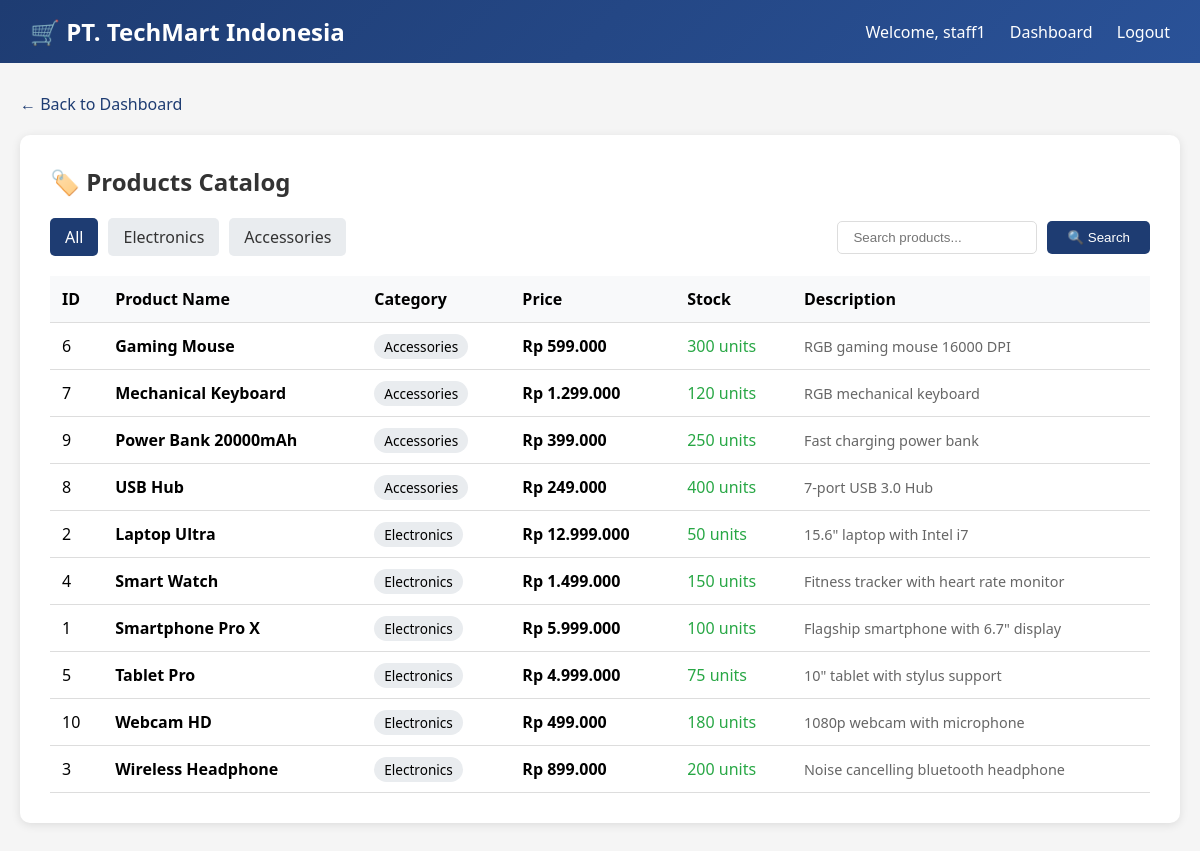
The page /products.php (signed in) on the database its author committed.
### tables this page shows
CREATE TABLE IF NOT EXISTS products (
    id INT AUTO_INCREMENT PRIMARY KEY,
    name VARCHAR(100) NOT NULL,
    description TEXT,
    price DECIMAL(12,2),
    stock INT DEFAULT 0,
    category VARCHAR(50),
    created_at TIMESTAMP DEFAULT CURRENT_TIMESTAMP
);

### www/products.php (the view, shortened to what this page needs)
<?php
function getDbConnection() {
    $host = getenv('MYSQL_HOST') ?: 'victim-db';
    $user = getenv('MYSQL_USER') ?: 'techmart_user';
    $pass = getenv('MYSQL_PASSWORD') ?: 'password123';
    $db = getenv('MYSQL_DATABASE') ?: 'techmart_db';
    $conn = @new mysqli($host, $user, $pass, $db);
    return $conn;
}
$conn = getDbConnection();
$products = [];
$category = isset($_GET['category']) ? $_GET['category'] : '';
$search = isset($_GET['search']) ? $_GET['search'] : '';
if ($conn) {
    if ($search) {
        $query = "SELECT * FROM products WHERE name LIKE '%$search%' OR description LIKE '%$search%' ORDER BY name";
    } elseif ($category) {
        $query = "SELECT * FROM products WHERE category = '$category' ORDER BY name";
    } else {
        $query = "SELECT * FROM products ORDER BY category, name";
    }
    $result = $conn->query($query);
    if ($result) {
        while ($row = $result->fetch_assoc()) {
            $products[] = $row;
        }
    }
    $categories = [];
    $cat_result = $conn->query("SELECT DISTINCT category FROM products");
    if ($cat_result) {
        while ($row = $cat_result->fetch_assoc()) {
            $categories[] = $row['category'];
        }
    }
}
?>
<!DOCTYPE html>
<html lang="en">
<head>
</head>
<body>
    <nav class="navbar">
        <h1>🛒 PT. TechMart Indonesia</h1>
        <div>
            <span>Welcome, <?php echo htmlspecialchars($_SESSION['user']); ?></span>
            <a href="dashboard.php">Dashboard</a>
            <a href="logout.php">Logout</a>
        </div>
    </nav>
    <div class="container">
        <a href="dashboard.php" class="back-link">← Back to Dashboard</a>
        <div class="card">
            <h2>🏷️ Products Catalog</h2>
            <div class="top-bar">
                <div class="filters">
                    <a href="products.php" class="<?php echo !$category ? 'active' : ''; ?>">All</a>
                    <?php foreach ($categories as $cat): ?>
                        <a href="products.php?category=<?php echo urlencode($cat); ?>"
                           class="<?php echo $category == $cat ? 'active' : ''; ?>">
                            <?php echo htmlspecialchars($cat); ?>
                        </a>
                    <?php endforeach; ?>
                </div>
                <form class="search-form" method="GET">
                    <input type="text" name="search" placeholder="Search products..."
                           value="<?php echo htmlspecialchars($search); ?>">
                    <button type="submit">🔍 Search</button>
                </form>
            </div>
            <table>
                <thead>
                    <tr>
                        <th>ID</th>
                        <th>Product Name</th>
                        <th>Category</th>
                        <th>Price</th>
                        <th>Stock</th>
                        <th>Description</th>
                    </tr>
                </thead>
                <tbody>
                    <?php if (empty($products)): ?>
                        <tr><td colspan="6" style="text-align: center; padding: 40px;">No products found</td></tr>
                    <?php else: ?>
                        <?php foreach ($products as $product): ?>
                        <tr>
                            <td><?php echo htmlspecialchars($product['id']); ?></td>
                            <td><strong><?php echo htmlspecialchars($product['name']); ?></strong></td>
                            <td>
                                <span style="background: #e9ecef; padding: 3px 10px; border-radius: 15px; font-size: 0.85rem;">
                                    <?php echo htmlspecialchars($product['category']); ?>
                                </span>
                            </td>
                            <td><strong>Rp <?php echo number_format($product['price'], 0, ',', '.'); ?></strong></td>
                            <td>
                                <span style="color: <?php echo $product['stock'] < 50 ? '#dc3545' : '#28a745'; ?>">
                                    <?php echo htmlspecialchars($product['stock']); ?> units
                                </span>
                            </td>
                            <td style="max-width: 300px; font-size: 0.9rem; color: #666;">
                                <?php echo htmlspecialchars($product['description']); ?>
                            </td>
                        </tr>
                        <?php endforeach; ?>
                    <?php endif; ?>
                </tbody>
            </table>
        </div>
    </div>
</body>
</html>

### www/products.php (style rules this page uses)
* { margin: 0; padding: 0; box-sizing: border-box; }
body { font-family: 'Segoe UI', Tahoma, Geneva, Verdana, sans-serif; background: #f5f5f5; }
.navbar { background: linear-gradient(135deg, #1e3c72, #2a5298); padding: 15px 30px; color: white; display: flex; justify-content: space-between; align-items: center; }
.navbar h1 { font-size: 1.5rem; }
.navbar a { color: white; text-decoration: none; margin-left: 20px; }
.container { max-width: 1400px; margin: 30px auto; padding: 0 20px; }
.card { background: white; padding: 30px; border-radius: 10px; box-shadow: 0 2px 10px rgba(0,0,0,0.1); }
.card h2 { margin-bottom: 20px; color: #333; }
.top-bar { display: flex; justify-content: space-between; align-items: center; margin-bottom: 20px; flex-wrap: wrap; gap: 15px; }
.filters { display: flex; gap: 10px; flex-wrap: wrap; }
.filters a { padding: 8px 15px; background: #e9ecef; color: #333; text-decoration: none; border-radius: 5px; }
.filters a:hover, .filters a.active { background: #1e3c72; color: white; }
.search-form { display: flex; gap: 10px; }
.search-form input { padding: 8px 15px; border: 1px solid #ddd; border-radius: 5px; width: 200px; }
.search-form button { padding: 8px 20px; background: #1e3c72; color: white; border: none; border-radius: 5px; cursor: pointer; }
.back-link { display: inline-block; margin-bottom: 20px; color: #1e3c72; text-decoration: none; }
table { width: 100%; border-collapse: collapse; margin-top: 20px; }
th, td { padding: 12px; text-align: left; border-bottom: 1px solid #ddd; }
th { background: #f8f9fa; font-weight: 600; }

### rows shown on the page
products: id "6", name "Gaming Mouse", category "Accessories", price "599.000", stock "300", description "RGB gaming mouse 16000 DPI"
products: id "7", name "Mechanical Keyboard", category "Accessories", price "1.299.000", stock "120", description "RGB mechanical keyboard"
products: id "9", name "Power Bank 20000mAh", category "Accessories", price "399.000", stock "250", description "Fast charging power bank"
products: id "8", name "USB Hub", category "Accessories", price "249.000", stock "400", description "7-port USB 3.0 Hub"
products: id "2", name "Laptop Ultra", category "Electronics", price "12.999.000", stock "50", description "15.6\" laptop with Intel i7"
products: id "4", name "Smart Watch", category "Electronics", price "1.499.000", stock "150", description "Fitness tracker with heart rate monitor"
products: id "1", name "Smartphone Pro X", category "Electronics", price "5.999.000", stock "100", description "Flagship smartphone with 6.7\" display"
products: id "5", name "Tablet Pro", category "Electronics", price "4.999.000", stock "75", description "10\" tablet with stylus support"
products: id "10", name "Webcam HD", category "Electronics", price "499.000", stock "180", description "1080p webcam with microphone"
products: id "3", name "Wireless Headphone", category "Electronics", price "899.000", stock "200", description "Noise cancelling bluetooth headphone"

### other values the page prints
$_SESSION['user'] "staff1"
$cat "Electronics"
$cat "Accessories"
